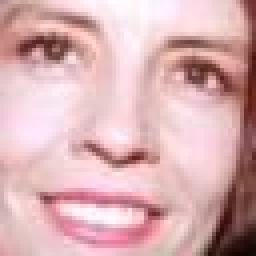
#> input picture archive/smile/Jane_Walker_Wood_0001.jpg, 64 x 64 px (shown 4 times larger); its folder holds 4 pictures in this run
$ python SLNN.py
#> lines starting #> are read from the running program, lines starting #| are printed output that depends on the picture
'''
Author: Christopher Chow
This is where the neural network is implemented
'''

import numpy as np
import pandas as pd
import pathlib
from sklearn.model_selection import train_test_split
import cv2 as cv
import matplotlib.pyplot as plt1
from pathlib import Path

# gets the current working directory
current_working_directory = Path.cwd()
# print(current_working_directory)

data_dir = pathlib.Path('archive').with_suffix('')
"""I want to grab only smile and non-smile"""
image_count = len(list(data_dir.glob('*/*.jpg')))  # use 'smile\*.jpg' to grab smiles
# print(image_count)  # print the total number of images

# create a DataFrame of smiles and label them as 1
smiles = list(data_dir.glob('smile/*'))
non_smiles = list(data_dir.glob('non_smile/*'))
df_smiles = pd.DataFrame(smiles)  # grab a list of smiles
new_df_smiles = df_smiles.assign(smile=1)  # assign 1 as smile
# create a DataFrame of non_smiles and label them as 0
df_non_smiles = pd.DataFrame(non_smiles)
new_df_non_smiles = df_non_smiles.assign(smile=0)

new_df = pd.concat([new_df_smiles, new_df_non_smiles])
new_df.columns = ['image_name', 'smile']
valArray = []
for rows in new_df.index:
    fname = new_df.iat[rows, 0]
    fpath = str(fname)
    fimg = cv.imread(fpath, 0)
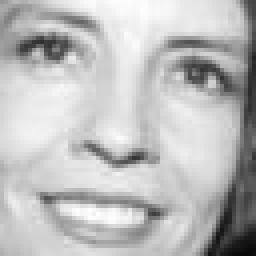
#> fimg: shape (64, 64) (shown 4 times larger); min 8, max 255, mean 188.3
    fimgnorm = cv.normalize(fimg, None, 0, 1.0, cv.NORM_MINMAX, dtype=cv.CV_32F)
    # add the resizing function below if necessary: fx and fy changes the size of the image
    # quarter = cv.resize(fimgnorm, (0, 0), fx=0.25, fy=0.25, interpolation=cv.INTER_LINEAR)
    npimg = np.asarray(fimgnorm)
    npimg_reshape = npimg.reshape(1, 4096)  # converts to single row
    # npimg_reshape = np.squeeze(npimg)
    valArray.append(npimg_reshape)
#> pass 2 of the loop `for rows in new_df.index:`:
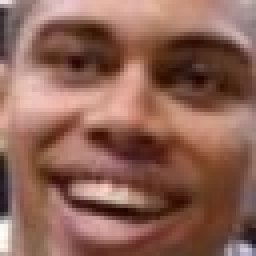
#> input picture archive/smile/Jason_Kapono_0001.jpg, 64 x 64 px (shown 4 times larger)
#> `fimg = cv.imread(fpath, 0)`:
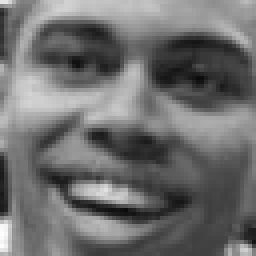
#> fimg: shape (64, 64) (shown 4 times larger); min 11, max 255, mean 110.4
#> pass 3 of the loop `for rows in new_df.index:`:
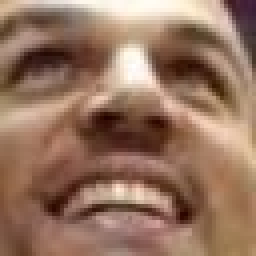
#> input picture archive/smile/Jason_Kidd_0002.jpg, 64 x 64 px (shown 4 times larger)
#> `fimg = cv.imread(fpath, 0)`:
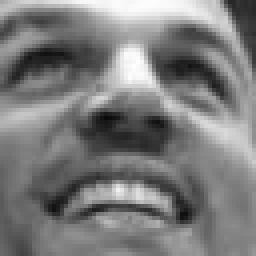
#> fimg: shape (64, 64) (shown 4 times larger); min 10, max 255, mean 123.9
#> the loop made 4 passes; the first 3 are shown

new_df['pixel_values'] = valArray
new_df = new_df.drop("image_name", axis=1)  # this gets rid of the name columns

training, testing = train_test_split(new_df, test_size=0.20, shuffle=True)

'''Time to work on Neural Networks'''
"""So I converted a dataframe to np array"""
XTrain = training.loc[:, training.columns != 'smile']

xTrainList = XTrain['pixel_values'].tolist()

yTrain = training.loc[:, 'smile']
yTrainNP = yTrain.to_numpy()

# I HAVE to set y to one hot encoding
one = np.array([1, 0])
zero = np.array([0, 1])
yTrainOneHotList = []
for yIndex in range(len(yTrainNP)):
    if yTrainNP[yIndex] == 0:
        yTrainOneHotList.append(zero)
    else:
        yTrainOneHotList.append(one)
yTrainOneHotArray = np.asarray(yTrainOneHotList)

XTest = testing.loc[:, testing.columns != 'smile']
xTestList = XTest['pixel_values'].tolist()
XTestNP = XTest.to_numpy()
yTest = testing.loc[:, 'smile']
yTestOneHot = []
yTestNP = yTest.to_numpy()
for yTestI in range(len(yTestNP)):
    if yTestNP[yTestI] == 0:
        yTestOneHot.append(zero)
    else:
        yTestOneHot.append(one)
yTestOneHotArray = np.asarray(yTestOneHot)


def sigmoid(x):
    return 1 / (1 + np.exp(-x))


def f_fwd(x, w1, w2):  # feed forward
    # hidden layer
    z1 = x.dot(w1)  # dot product of input and weights
    a1 = sigmoid(z1)  # output of hidden layer

    z2 = a1.dot(w2)  # input to out layer
    a2 = sigmoid(z2)  # output of out layer
    return a2


def init_wt(x, y):
#> called with x = 4096, y = 64
    l = []
    for i in range(x * y):
        l.append(np.random.randn())
    return np.array(l).reshape(x, y)


def loss(out, Y):
    s = (np.square(out - Y))
    s = np.sum(s) / len(Y)
    return s


def backpropagation(x, y, w1, w2, alpha):
    z1 = x.dot(w1)  # input from layer 1
    a1 = sigmoid(z1)  # output from layer 2

    z2 = a1.dot(w2)  # input from layer 2 to layer 3
    a2 = sigmoid(z2)  # output of layer 3

    # error of output layer
    d2 = (a2 - y)
    d1 = np.multiply((w2.dot((d2.T))).T, (np.multiply(a1, 1 - a1)))

    # gradient of w1 and w2
    w1_grad = x.T.dot(d1)
    w2_grad = a1.T.dot(d2)

    # update the weights
    w1 = w1 - (alpha * (w1_grad))
    w2 = w2 - (alpha * (w2_grad))

    return w1, w2  # return the new weights


def train(x, Y, w1, w2, alpha=0.01, epoch=10):
#> called with Y = array of shape (3, 2), w1 = array of shape (4096, 64), w2 = array of shape (64, 2), alpha = 0.01, epoch = 100
    accuracyList = []
    losses = []
    for j in range(epoch):
        l = []
        for i in range(len(x)):
            out = f_fwd(x[i], w1, w2)
            l.append((loss(out, Y[i])))
            w1, w2 = backpropagation(x[i], Y[i], w1, w2, alpha)
        lossVal = sum(l) / len(x)
        accuracy = (1 - lossVal) * 100
        print("epochs:", j + 1, "======== accuracy:", accuracy)
        accuracyList.append(accuracy)
        losses.append(loss)
    return accuracyList, losses, w1, w2


def predict(x, y, w1, w2):
    print("Predicting on testing data.")
    accuracyList = []
    lossList = []
    l = []
    for i in range(len(x)):
        output = f_fwd(x[i], w1, w2)
        l.append(loss(output, y[i]))
        lossVal = loss(output, y[i])
        accuracy = (1 - loss(output, y[i])) * 100
        print('result:', i + 1, 'predicted:', output, 'actual:', y[i], "accuracy:", accuracy)
        accuracyList.append(accuracy)
        lossList.append(lossVal)
    return accuracyList, lossList


'''
input layer: 4096
hidden layer: 64
output layer: 2
'''
w1 = init_wt(4096, 64)  # set the second parameter to the number of neurons
w2 = init_wt(64, 2)  # also set the first parameter to the same number of neurons

acc, losses, w1, w2 = train(xTrainList, yTrainOneHotArray, w1, w2, 0.01, 100)

finalAcc, finalLoss = predict(xTestList, yTestOneHotArray, w1, w2)
avgAcc = np.sum(finalAcc) / len(finalAcc)  # get the average accuracy for testing data
print("Average Accuracy of testing data:", avgAcc)
plt1.plot(acc)
# plt1.plot(finalAcc)
plt1.ylabel('Accuracy')
plt1.xlabel("Epochs:")
plt1.savefig('accuracy.png')
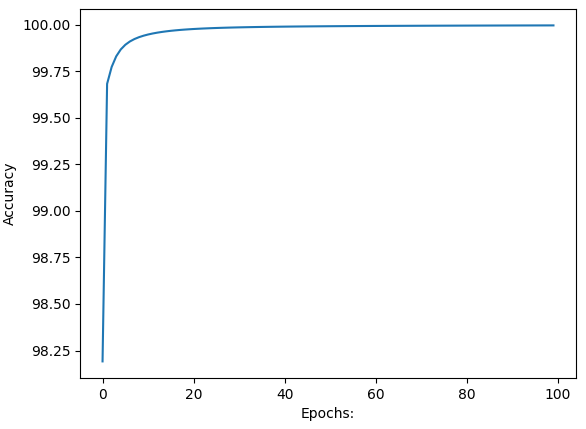
#> figure drawn by matplotlib, 1 panel; curve peaks at x = 99, y = 100
plt1.show()
